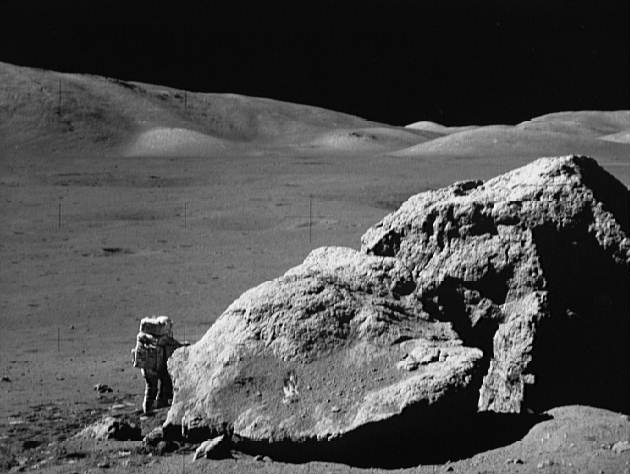
#> input picture ECE7410_A2/imgs/moonlanding.png, 630 x 474 px
$ python color_hist_eq.py
#> lines starting #> are read from the running program, lines starting #| are printed output that depends on the picture
import os
import cv2
import math
import numpy as np

'''
Accepts a string input of the user's image path file
and parses the '~' from the path to the user's root directory
'''
def user_img_input():

    path = input("Hello! Please enter the path to your image file:  ")
    img_path = os.path.expanduser(path)
    return img_path

'''
Verifies that a file exists at the path that has been parsed from the user input
'''
def path_validity(img_path):

    if os.path.isfile(img_path):
        print("\nFile path found at: " + str(img_path))
        return img_path
    else:
        print("File path not found. Path was: " + str(img_path))
        return None


'''
Calculates the histogram of an image that is passed to it by polling and recording all
occurrences of each intensity value into a numpy zeroes array.
'''
def calculate_histogram(image):
    histogram = np.zeros(256, dtype=int)
    for row in image:
        for pixel in row:
            histogram[pixel] += 1
    return histogram


'''
Normalizes the histogram by dividing the number of occurrences of an intensity value
by the total number of pixels in the image.
'''
def normalize_histogram(image):
    histogram = calculate_histogram(image)
    pdf = histogram / float(image.size)
    return pdf


'''
Find the CDF from the PDF and normalize it. Returns the equalized 8-bit integer format of
the normalized CDF value.
'''
def histogram_equalization(image, pdf):
    # Calculate the cumulative distribution function (CDF) using the PDF
    cdf = np.cumsum(pdf)

    # Multiply the cdf by L-1 = 255
    cdf = cdf * 255

    # Use the CDF values to map the pixel values in the image
    equalized_image = cdf[image]

    # Convert to 8-bit unsigned integer
    equalized_image = equalized_image.astype(np.uint8)

    return equalized_image

'''
Finds the hue values based on a given rgb image's path. Find the Hue in degrees.
'''
def hue_calculation(image):
    if image is not None:
        # Get the dimensions of the image
        height, width = image.shape[:2]

        # Create an empty hue matrix
        hue_image = np.zeros((height, width), dtype=np.float32)

        # Iterate through each pixel in the image
        for i in range(height):
            for j in range(width):
                # Calculate numerator and denominator for hue
                B, G, R = image[i, j]
                epsilon = 0.00001

                numerator = 0.5 * ((R - G) + (R - B))
                denominator = max(epsilon, math.sqrt(math.pow((R - G), 2) + ((R - B) * (G - B))) + epsilon)

                # Calculate hue using the given formula from the slides
                theta = math.degrees(math.acos(max(-1, min(1, numerator / denominator))))

                #Store hue image value in new image
                if B > G:
                    hue_image[i, j] = (360 - theta)

                else:
                    hue_image[i, j] = theta

    return hue_image

'''
Function that calculates the saturation of the colour image
'''
def saturation_calculation(image):
    try:
        if image is not None:
            # Get the dimensions of the image
            height, width = image.shape[:2]

            # Create an empty saturation matrix
            saturation_image = np.zeros((height, width), dtype=np.float32)

            # Iterate through each pixel in the image
            for i in range(height):
                for j in range(width):
                    # Extract the RGB values
                    B, G, R = image[i, j]
                    # Calculate saturation using the formula
                    numerator = 3 * min(R, G, B)
                    denominator = R + G + B + 0.0001  # Added small number to avoid division by 0
                    saturation = 1 - (numerator / denominator)

                    # Store the saturation value in the new image
                    saturation_image[i, j] = saturation

            return saturation_image

        else:
            print("\nSorry, the image could not be loaded\n")
            return None

    except Exception as e:
        print("\nError encountered while processing the image: " + str(e) + '\n')
        return None

'''
Calculates the intensity matrix
'''
def intensity_calculation(image):
    try:
        if image is not None:

            # Get the dimensions of the image
            height, width = image.shape[:2]

            # Create an empty intensity matrix
            intensity_image = np.zeros((height, width), dtype=np.uint8)

            # Iterate through each pixel in the image
            for i in range(height):
                for j in range(width):
                    B, G, R = image[i, j]

                    # Calculate intensity using the formula: Intensity = (Red + Green + Blue) / 3
                    intensity = np.sum(image[i, j]) / 3
                    intensity_image[i, j] = intensity

            return intensity_image

        else:
            print("\nSorry, the image could not be loaded\n")
            return None

    except Exception as e:
            print("\nError encountered while opening image using OpenCV:  "+ str(e)+'\n')
            return None


'''
Function that converts back from HSI -> RGB
'''
def hsi_conversion_rgb(hue_img, saturation_img, intensity_img):

    height, width = hue_img.shape[:2]

    # Create an empty saturation matrix
    rgb_img = np.zeros((height, width, 3), dtype=np.float32)

    for i in range(height):
        for j in range(width):
            H = hue_img[i, j]           #Extract Hue
            S = saturation_img[i, j]    #Extract Saturation
            I = intensity_img[i, j]     #Exctract Intensity

            #Address situation where hue is between 0 <= H and H < 120
            if 0 <= H and H < 120:
                B = I * (1 - S)
                R = I * (1 + ((S * math.cos(math.radians(H)))/(math.cos(math.radians(60 - H)))))
                G = 3*I - (R + B)

            #Address situation where hue is between 120 <= H and H < 240
            elif 120 <= H and H < 240:
                R = I * (1 - S)
                G = I * (1 + ((S * math.cos(math.radians(H - 120)))/(math.cos(math.radians(180 - H)))))
                B = 3*I - (R + G)

            #Address situation where hue is between 240 <= H and H < 360
            elif 240 <= H and H < 360:
                G = I * (1 - S)
                B = I * (1 + ((S * math.cos(math.radians(H - 240)))/(math.cos(math.radians(300 - H)))))
                R = 3*I - (G + B)

            #Store calculated values into new image
            rgb_img[i, j, 0] = np.clip(B, 0, 1)
            rgb_img[i, j, 1] = np.clip(G, 0, 1)
            rgb_img[i, j, 2] = np.clip(R, 0, 1)

    return rgb_img

'''
Function that makes the color per pixel in an image from [0,255] to [0,1]
'''
def pixel_normalize_image(image):
    try:
        height, width = image.shape[:2]
        normalized_image = np.zeros((height, width), dtype= np.float32)
        if image is not None:
            for i in range(height):
                for j in range(width):

                    # Normalize the image to the range [0, 1]
                    normalized_image[i, j] = (image[i, j] / 255.0).astype('float32')

            return normalized_image

        else:
            print("\nSorry, the image could not be loaded\n")
            return None

    except Exception as e:
        print("\nError encountered while opening image using OpenCV: " + str(e) + '\n')
        return None

'''
Function that scales an image from [0,1] -> [0,255]
'''
def scale_image(image):
    try:
        if image is not None:

            # Scale the normalized image to the range [0, 255]
            scaled_image = (image * 255).astype('uint8')
            return scaled_image

        else:
            print("\nSorry, the image could not be loaded\n")
            return None

    except Exception as e:
        print("\nError encountered while opening image using OpenCV: " + str(e) + '\n')
        return None

'''
Function that scales an image RGB three values from [0,1] -> [0,255]
'''
def normalize(image):
    try:
        if image is not None:

            # Normalize the image to the range [0, 1]
            normalized_image = (image /(255.0)).astype('float32')
            return normalized_image

        else:
            print("\nSorry, the image could not be loaded\n")
            return None

    except Exception as e:
        print("\nError encountered while opening image using OpenCV: " + str(e) + '\n')
        return None


def main():
    # Accept path to image
    image_path_user = user_img_input()
#> the answer given: ../ECE7410_A2/imgs/moonlanding.png

    # Verify that the path entered by the user is a valid one
    valid_path = path_validity(image_path_user)

    # If the image is valid and openable, then sets up params and computes shortest path distance
    if (valid_path is not None):

        #Read image from path
        image = cv2.imread(image_path_user)
#> image is the input picture: shape (474, 630, 3); min 0, max 255, mean 77.8

        #Convert image to float
        image_float = np.float32(image)

        #Intensity Image in [0,255]
        intensity_image = intensity_calculation(image_float)

        #Normalize the histogram to get the PDF in [0,255]
        pdf = normalize_histogram(intensity_image)
#> after the loop in calculate_histogram, `for row in image:`: histogram = 256 values, max 47902 at index 11, min 2 at index 255, mean 1166.5
#> in normalize_histogram, `pdf = histogram / float(image.size)`: pdf = 256 values, max 0.16 at index 11, min 6.7e-06 at index 255, mean 0.00391

        # Perform histogram equalization using the PDF in [0,255]
        intensity_histogram_equalized_image = histogram_equalization(intensity_image, pdf)
#> in histogram_equalization, `cdf = np.cumsum(pdf)`: cdf = 256 values from 0.000234 to 1
#> in histogram_equalization, `cdf = cdf * 255`: cdf = 256 values from 0.0598 to 255
#> in histogram_equalization, `equalized_image = cdf[image]`:
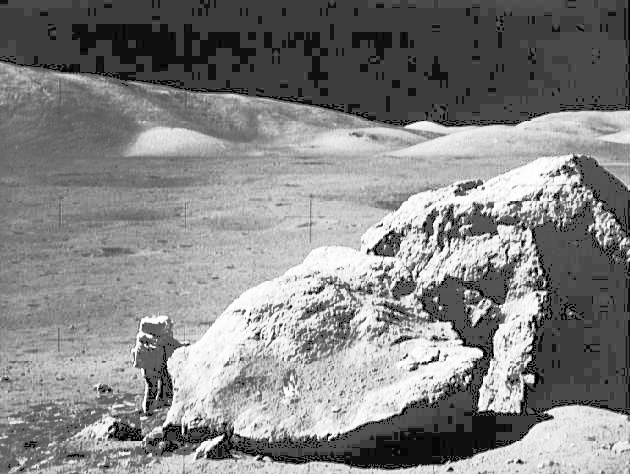
#> equalized_image: shape (474, 630) float64; min 0.0598, max 255, mean 132; drawn with min black and max white

        #Normalize the intensity_histogram_equalized_image from [0,255] to [0,1] to be used for HSI -> RGB conversion
        normalized_intensity_histogram_equalized_image = pixel_normalize_image(intensity_histogram_equalized_image)

        #Normalize original RGB from [0,255] -> [0,1]
        normalized_rgb = normalize(image_float)

        # Calculate the hue of the image from RGB -> Hue
        hue_image = hue_calculation(normalized_rgb)
#> after the loop in hue_calculation, `for i in range(height):`: hue_image: shape (474, 630) float32; every value is 90

        #Calculate saturation of the color image from RGB -> Saturation
        saturation_image = saturation_calculation(normalized_rgb)
#> after the loop in saturation_calculation, `for i in range(height):`:
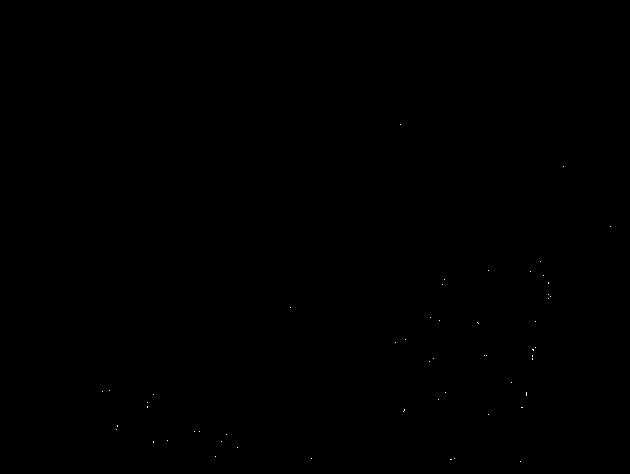
#> saturation_image: shape (474, 630) float32; min 3.33e-05, max 1, mean 0.000585

        #Calculate the RGB normalized in [0,1] using HSI -> RGB equations provided in class
        rgb_normalized_image = hsi_conversion_rgb(hue_image, saturation_image, normalized_intensity_histogram_equalized_image)

        #Calculate the RGB normalized in [0,255]
        rgb_scaled_image = scale_image(rgb_normalized_image)

        #Display Resulting Image
        cv2.imshow("RGB Histogram Equalized Resultant Image", rgb_scaled_image)
        cv2.waitKey(0)
        cv2.destroyAllWindows()

        #Define path of resultant image
        output_file_path = "RGB_Histogram_Equalized_Resultant_Image.jpg"

        # Save the image
        cv2.imwrite(output_file_path, rgb_scaled_image)

        #Display Original Image
        cv2.imshow("RGB Original Image", image)
        cv2.waitKey(0)
        cv2.destroyAllWindows()

if __name__ == "__main__":
    main()
